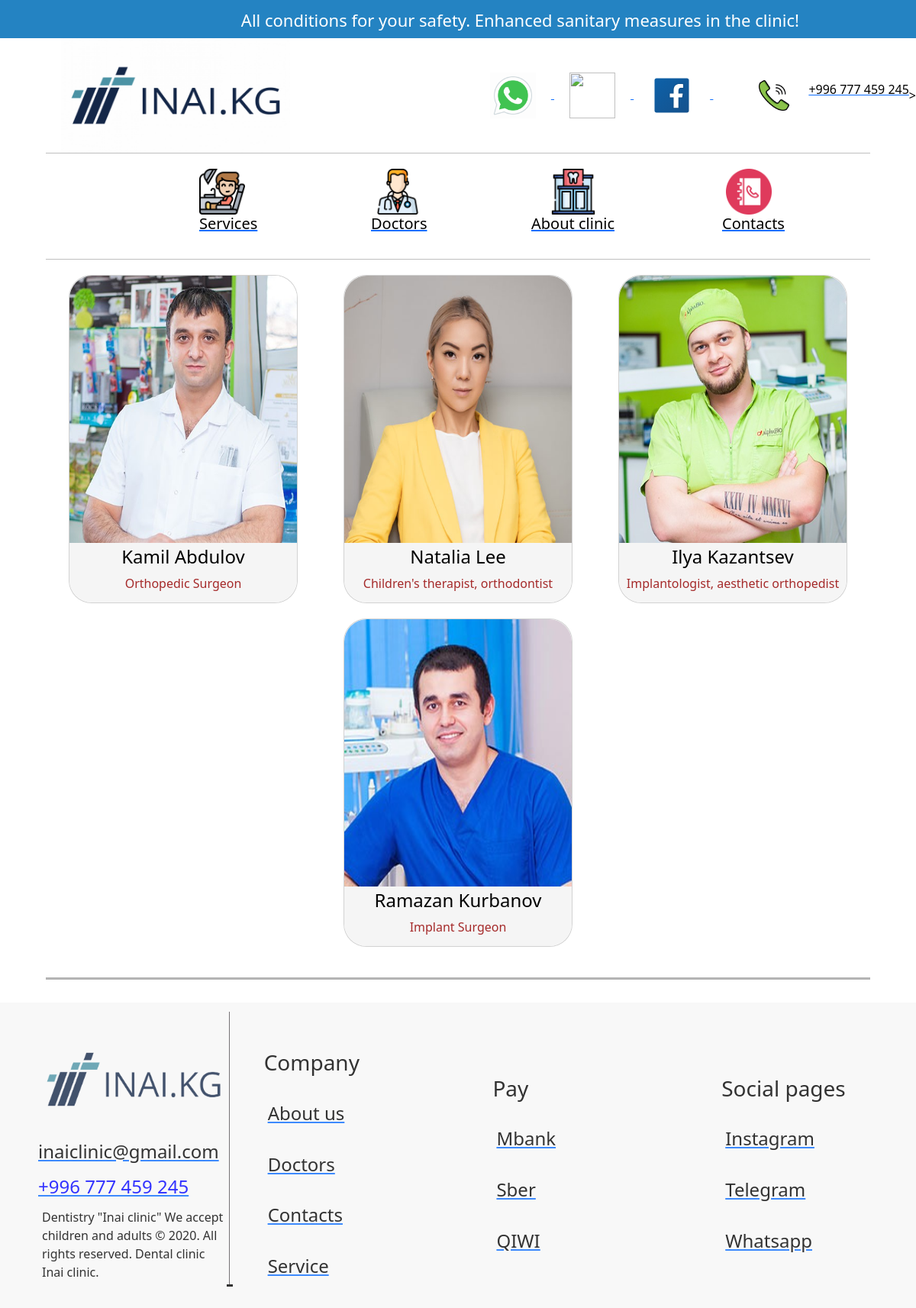
The app's page /doctors/ with its own data.
### about/models.py (models this page shows)
class Doctors(models.Model):
    title = models.CharField(max_length=50)
    descriptions = models.TextField()
    image = models.ImageField(upload_to="")
    exp = models.CharField(max_length=200)
    likes = models.TextField(max_length=500)
    quote = models.CharField(max_length=200)

### about/views.py (the view)
# urls.py: path("doctors/", views.doctors_all, name="doctors"),
def doctors_all(request):
    doctor = models.Doctors.objects.all()
    return render(request, "doctors.html", {"doctor": doctor})

### templates/doctors.html (shortened to what this page needs)
<!DOCTYPE html>
<html lang="en">
<head>
    {% load static %}
    <link href="https://cdn.jsdelivr.net/npm/bootstrap@5.2.3/dist/css/bootstrap.min.css" rel="stylesheet"
>
    <link rel="stylesheet" href="../static/style.css"/>
</head>
<body>
<section class="height:400px;">
    <div style="width:100% ; height:50px; background: rgb(36, 131, 194); padding: 8px; ">
        <h3 style="color: white; margin-left: 26%;"> All conditions for your safety. Enhanced sanitary measures in the
            clinic!</h3>
    </div>
    <div class="header-main">
        <a href="/"><img style="margin-left: 80px; width: 300px; height: 150px;" src="../media/image_1560843428.jpg" alt=""></a>
        <div style="margin-left: auto;">
            <a href=" https://wa.me/+996777459245">
            <img class="img-main-header-first" src="../media/icons8-whatsapp.gif" alt="">
            </a>
            <a href="https://web.telegram.org/z/#-1657853630">
                <img class="img-main-header-first" src="../media/icons8-telegram-app.gif" alt="">
            </a>
            <a href="https://www.facebook.com/">
                <img class="img-main-header-first" src="../media/icons8-facebook.svg" alt="">
            </a>
            <a href="">
                <img style="margin-left: 60px; width: 40px; height: 40px;" class="img-main-header-first"
                     src="../media/call.png"
                     alt="">
            </a>
        </div><a href="tel:+996777459245">
        <p style="margin-left: 5px;">+996 777 459 245</p></a>></div>
    <div style="width: 90%; height:1px; background:gray; margin-left: 5%; opacity: 50%;"></div>
    <div style="display:flex;justify-content: center; align-items: center;">
        <ul style="display: flex; flex-direction:row;gap: 70px">
            <a href="{% url 'service' %}">
                <img style="margin-left: 90px;" class="img-main-header" src="../media/dentist-chair.png" alt="">
                <h5 style="margin-left: 90px;">Services</h5>
            </a>
            <a href="{% url 'doctors' %}">
                <img class="img-main-header" src="../media/doctor.png" alt="">
                <h5 style="margin-left: 45px;">Doctors</h5>
            </a>
            <a href="{% url 'about' %}">
                <img class="img-main-header" src="../media/dental-clinic.png" alt="">
                <h5 style="margin-left: 25px;">About clinic</h5>
            </a>
            <a href="{% url 'contact' %}">
                <img class="img-main-header" src="../media/phone-book.png" alt="">
                <h5 style="margin-left: 45px;">Contacts</h5>
            </a>
        </ul>
    </div>
    <div style=" opacity: 50%; width: 90%; height:1px; background:gray; margin-left: 5%; margin-top: 10px;"></div>
</section>
<section class="card_cont1" style="display: flex; flex-direction: row; width: 100%; ">
    <div class="mini1" style="margin-top: 100px">
        <div style="width: 100%;display: flex; justify-content: space-around; flex-wrap: wrap; gap: 20px">
            {% for i in doctor %}
            <div class="card" style=" width: 300px; height: 430px; display: flex;flex-direction: column; border-radius: 30px;margin: 0;padding: 0">
                <a href="/doctors/{{ i.id }}" style="text-align: center; background-color: whitesmoke; border-radius: 30px 30px 30px 30px;text-decoration: none;height: 100%">
                    <img style="width: 100%; height: 350px; margin: 0;border-radius: 30px 30px 0px 0px;" class="human" src="{{ i.image.url }}" alt="">
                    <p class="prof" style="font-size: 24px;margin: 0">{{ i.title }}</p>
                    <p class="FIO" style="color: brown">{{ i.descriptions }}</p>
                </a>
            </div>
            {% endfor %}
        </div>
    </div>
</section>
<div class="liniya-footer"></div>
<footer class="footer-footer">
    <div class="footer-col1">
        <img src="../media/image_1560843428-removebg-preview.png" alt="" style="width:250px ; height: auto;">
        <a href="https://mail.google.com/mail/u/0/?tab=rm&ogbl"><h4 class="margin2">inaiclinic@gmail.com</h4></a>
        <a href=""><h4 class="margin2" style="color: blue; font-weight: 400; ">+996 777 459 245</h4>
        </a>
        <p style="margin:5px">
            Dentistry "Inai clinic"
            We accept children and adults
            © 2020. All rights reserved.
            Dental clinic Inai clinic.
        </p>
    </div>
    <div class="footer-col1">
        <h3 class="margin1" style="margin-left: -5px;">Company</h3>
        <a href="{% url 'about' %}"><h4 class="margin1">About us</h4></a>
        <a href="{% url 'doctors' %}"><h4 class="margin1">Doctors</h4></a>
        <a href="{% url 'contact' %}"><h4 class="margin1">Contacts</h4></a>
        <a href="{% url 'service' %}"><h4 class="margin1">Service</h4></a>
    </div>
    <div class="footer-col1">
        <h3 class="margin1" style="margin-left: -5px;">Pay</h3>
        <a href=""><h4 class="margin1">Mbank</h4></a>
        <a href=""><h4 class="margin1">Sber</h4></a>
        <a href=""><h4 class="margin1">QIWI</h4></a>
    </div>
    <div class="footer-col1">
        <h3 class="margin1" style="margin-left: -5px;">Social pages</h3>
        <a href="https://help.instagram.com/372819389498306/?helpref=uf_share"><h4 class="margin1">Instagram</h4></a>
        <a href=""><h4 class="margin1">Telegram</h4></a>
        <a href=" https://wa.me/+996777459245"><h4 class="margin1">Whatsapp</h4></a>
    </div>
</footer>
</body>
</html>

### static/style.css (style rules this page uses)
* { box-sizing: border-box; margin: 0; padding: 0; text-decoration: none; list-style: none; color: black; }
body { height: auto; }
section div h3 { font-size: 22px; }
.header-main { display: flex; flex-direction: row; align-items: center; width: 100%; height: 150px; background: rgb(255, 255, 255) }
.img-main-header { width: 60px; height: 60px; margin-top: 20px; margin-left: 50px; margin-right: 50px; }
.img-main-header-first { width: 60px; height: 60px; margin: 20px; }
.mini1 { width: 90%; margin: 0 auto; display: flex; justify-content: space-between; align-items: center; margin-top: 50px; padding: 10px; }
.card_cont1 { width: 90%; margin-top: -90px; border-radius: 30px; align-items: center; display: flex; flex-direction: row; }
.human { width: 300px; height: 400px; margin: 10px; }
.prof { margin-top: 5px; }
.FIO { margin-top: 5px; margin-bottom: 10px; }
footer { background: rgb(247, 247, 247); opacity: 80%; width: 100%; height: 400px; margin-top: 20px; display: flex; flex-direction: row; }
.footer-col1 { width: 400px; height: 100%; display: flex; flex-direction: column; justify-content: center; margin-left: 50px; }
.liniya-footer { height: 3px; width: 90%; margin-left: 5%; margin-right: 5%; background: rgb(149, 148, 148); opacity: 70%; margin-top: 30px; margin-bottom: 30px; }
.margin1 { margin-top: 30px; }
h3 { margin: 5px; border: none; }
.footer-col1 h4 { font-weight: 400; }
.margin2 { margin-top: 10px; }

### records on screen
Doctors: {{ i.id }} 1 (drawn), image (picture), title "Kamil Abdulov", descriptions "Orthopedic Surgeon"
Doctors: image (picture), title "Natalia Lee", descriptions "Children's therapist, orthodontist"
Doctors: image (picture), title "Ilya Kazantsev", descriptions "Implantologist, aesthetic orthopedist"
Doctors: image (picture), title "Ramazan Kurbanov", descriptions "Implant Surgeon"
